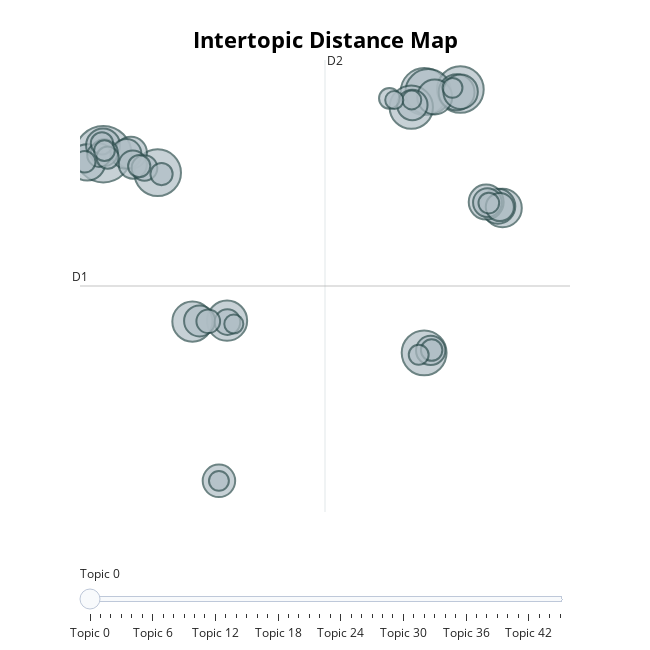

The code cell stored with this chart in its notebook:
### Code cell
# 부정 리뷰 토픽 관계도 시각화
topic_model_negative.visualize_topics()

### Figure 1 — Plotly figure (JSON) as saved in the notebook; plotly's stock layout.template omitted (floating-point values rounded to 4 significant figures; data arrays with more than 128 entries replaced by an {"elided": "..."} marker saying what was removed)
{"data": [{"customdata": {"elided": "46x3 mixed values"}, "hovertemplate": "<b>Topic %{customdata[0]}</b><br>%{customdata[1]}<br>Size: %{customdata[2]}", "legendgroup": "", "marker": {"color": "#B0BEC5", "line": {"color": "DarkSlateGrey", "width": 2}, "size": [97, 67, 66, 66, 63, 61, 57, 49, 49, 45, 40, 39, 37, 37, 37, 36, 35, 32, 31, 29, 28, 27, 26, 25, 24, 24, 22, 20, 20, 17, 17, 15, 15, 15, 15, 14, 14, 13, 13, 13, 12, 12, 12, 11, 11, 10], "sizemode": "area", "sizeref": 0.06062, "symbol": "circle"}, "mode": "markers", "name": "", "orientation": "v", "showlegend": false, "type": "scatter", "x": [1.321, 9.718, 10.66, 2.743, 9.823, 9.715, 9.379, 4.559, 3.652, 11.77, 0.9006, 10.56, 11.64, 9.992, 11.34, 10.67, 1.315, 4.346, 2.044, 3.839, 9.406, 1.927, 9.886, 11.37, 11.7, 2.093, 1.347, 2.398, 4.568, 4.066, 1.209, 1.285, 2.844, 1.434, 2.259, 0.8364, 9.911, 1.351, 11.41, 8.806, 9.573, 4.346, 10.46, 9.391, 4.735, 8.934], "xaxis": "x", "y": [8.588, 13.1, 13.25, 7.253, 13.07, -5.728, 11.97, -3.412, -3.476, 4.708, 7.996, 13.05, 4.832, 12.7, 5.136, 13.09, 9.208, -14.95, 8.685, -3.432, 12.12, 8.606, -5.557, 5.103, 4.779, 7.837, 8.701, 7.59, -3.509, -3.451, 8.524, 9.368, 7.156, 8.343, 7.726, 8.037, -5.532, 8.838, 5.067, 12.61, -5.869, -14.95, 13.37, 12.5, -3.648, 12.49], "yaxis": "y"}], "layout": {"annotations": [{"showarrow": false, "text": "D1", "x": 0.7109, "y": -0.9118, "yshift": 10}, {"showarrow": false, "text": "D2", "x": 7.121, "xshift": 10, "y": 15.37}], "height": 650, "hoverlabel": {"bgcolor": "white", "font": {"family": "Rockwell", "size": 16}}, "legend": {"itemsizing": "constant", "tracegroupgap": 0}, "margin": {"t": 60}, "shapes": [{"line": {"color": "#CFD8DC", "width": 2}, "type": "line", "x0": 7.121, "x1": 7.121, "y0": -17.2, "y1": 15.37}, {"line": {"color": "#9E9E9E", "width": 2}, "type": "line", "x0": 0.7109, "x1": 13.53, "y0": -0.9118, "y1": -0.9118}], "sliders": [{"active": 0, "pad": {"t": 50}, "steps": [{"args": [{"marker.color": [["red", "#B0BEC5", "#B0BEC5", "#B0BEC5", "#B0BEC5", "#B0BEC5", "#B0BEC5", "#B0BEC5", "#B0BEC5", "#B0BEC5", "#B0BEC5", "#B0BEC5", "#B0BEC5", "#B0BEC5", "#B0BEC5", "#B0BEC5", "#B0BEC5", "#B0BEC5", "#B0BEC5", "#B0BEC5", "#B0BEC5", "#B0BEC5", "#B0BEC5", "#B0BEC5", "#B0BEC5", "#B0BEC5", "#B0BEC5", "#B0BEC5", "#B0BEC5", "#B0BEC5", "#B0BEC5", "#B0BEC5", "#B0BEC5", "#B0BEC5", "#B0BEC5", "#B0BEC5", "#B0BEC5", "#B0BEC5", "#B0BEC5", "#B0BEC5", "#B0BEC5", "#B0BEC5", "#B0BEC5", "#B0BEC5", "#B0BEC5", "#B0BEC5"]]}], "label": "Topic 0", "method": "update"}, {"args": [{"marker.color": [["#B0BEC5", "red", "#B0BEC5", "#B0BEC5", "#B0BEC5", "#B0BEC5", "#B0BEC5", "#B0BEC5", "#B0BEC5", "#B0BEC5", "#B0BEC5", "#B0BEC5", "#B0BEC5", "#B0BEC5", "#B0BEC5", "#B0BEC5", "#B0BEC5", "#B0BEC5", "#B0BEC5", "#B0BEC5", "#B0BEC5", "#B0BEC5", "#B0BEC5", "#B0BEC5", "#B0BEC5", "#B0BEC5", "#B0BEC5", "#B0BEC5", "#B0BEC5", "#B0BEC5", "#B0BEC5", "#B0BEC5", "#B0BEC5", "#B0BEC5", "#B0BEC5", "#B0BEC5", "#B0BEC5", "#B0BEC5", "#B0BEC5", "#B0BEC5", "#B0BEC5", "#B0BEC5", "#B0BEC5", "#B0BEC5", "#B0BEC5", "#B0BEC5"]]}], "label": "Topic 1", "method": "update"}, {"args": [{"marker.color": [["#B0BEC5", "#B0BEC5", "red", "#B0BEC5", "#B0BEC5", "#B0BEC5", "#B0BEC5", "#B0BEC5", "#B0BEC5", "#B0BEC5", "#B0BEC5", "#B0BEC5", "#B0BEC5", "#B0BEC5", "#B0BEC5", "#B0BEC5", "#B0BEC5", "#B0BEC5", "#B0BEC5", "#B0BEC5", "#B0BEC5", "#B0BEC5", "#B0BEC5", "#B0BEC5", "#B0BEC5", "#B0BEC5", "#B0BEC5", "#B0BEC5", "#B0BEC5", "#B0BEC5", "#B0BEC5", "#B0BEC5", "#B0BEC5", "#B0BEC5", "#B0BEC5", "#B0BEC5", "#B0BEC5", "#B0BEC5", "#B0BEC5", "#B0BEC5", "#B0BEC5", "#B0BEC5", "#B0BEC5", "#B0BEC5", "#B0BEC5", "#B0BEC5"]]}], "label": "Topic 2", "method": "update"}, {"args": [{"marker.color": [["#B0BEC5", "#B0BEC5", "#B0BEC5", "red", "#B0BEC5", "#B0BEC5", "#B0BEC5", "#B0BEC5", "#B0BEC5", "#B0BEC5", "#B0BEC5", "#B0BEC5", "#B0BEC5", "#B0BEC5", "#B0BEC5", "#B0BEC5", "#B0BEC5", "#B0BEC5", "#B0BEC5", "#B0BEC5", "#B0BEC5", "#B0BEC5", "#B0BEC5", "#B0BEC5", "#B0BEC5", "#B0BEC5", "#B0BEC5", "#B0BEC5", "#B0BEC5", "#B0BEC5", "#B0BEC5", "#B0BEC5", "#B0BEC5", "#B0BEC5", "#B0BEC5", "#B0BEC5", "#B0BEC5", "#B0BEC5", "#B0BEC5", "#B0BEC5", "#B0BEC5", "#B0BEC5", "#B0BEC5", "#B0BEC5", "#B0BEC5", "#B0BEC5"]]}], "label": "Topic 3", "method": "update"}, {"args": [{"marker.color": [["#B0BEC5", "#B0BEC5", "#B0BEC5", "#B0BEC5", "red", "#B0BEC5", "#B0BEC5", "#B0BEC5", "#B0BEC5", "#B0BEC5", "#B0BEC5", "#B0BEC5", "#B0BEC5", "#B0BEC5", "#B0BEC5", "#B0BEC5", "#B0BEC5", "#B0BEC5", "#B0BEC5", "#B0BEC5", "#B0BEC5", "#B0BEC5", "#B0BEC5", "#B0BEC5", "#B0BEC5", "#B0BEC5", "#B0BEC5", "#B0BEC5", "#B0BEC5", "#B0BEC5", "#B0BEC5", "#B0BEC5", "#B0BEC5", "#B0BEC5", "#B0BEC5", "#B0BEC5", "#B0BEC5", "#B0BEC5", "#B0BEC5", "#B0BEC5", "#B0BEC5", "#B0BEC5", "#B0BEC5", "#B0BEC5", "#B0BEC5", "#B0BEC5"]]}], "label": "Topic 4", "method": "update"}, {"args": [{"marker.color": [["#B0BEC5", "#B0BEC5", "#B0BEC5", "#B0BEC5", "#B0BEC5", "red", "#B0BEC5", "#B0BEC5", "#B0BEC5", "#B0BEC5", "#B0BEC5", "#B0BEC5", "#B0BEC5", "#B0BEC5", "#B0BEC5", "#B0BEC5", "#B0BEC5", "#B0BEC5", "#B0BEC5", "#B0BEC5", "#B0BEC5", "#B0BEC5", "#B0BEC5", "#B0BEC5", "#B0BEC5", "#B0BEC5", "#B0BEC5", "#B0BEC5", "#B0BEC5", "#B0BEC5", "#B0BEC5", "#B0BEC5", "#B0BEC5", "#B0BEC5", "#B0BEC5", "#B0BEC5", "#B0BEC5", "#B0BEC5", "#B0BEC5", "#B0BEC5", "#B0BEC5", "#B0BEC5", "#B0BEC5", "#B0BEC5", "#B0BEC5", "#B0BEC5"]]}], "label": "Topic 5", "method": "update"}, {"args": [{"marker.color": [["#B0BEC5", "#B0BEC5", "#B0BEC5", "#B0BEC5", "#B0BEC5", "#B0BEC5", "red", "#B0BEC5", "#B0BEC5", "#B0BEC5", "#B0BEC5", "#B0BEC5", "#B0BEC5", "#B0BEC5", "#B0BEC5", "#B0BEC5", "#B0BEC5", "#B0BEC5", "#B0BEC5", "#B0BEC5", "#B0BEC5", "#B0BEC5", "#B0BEC5", "#B0BEC5", "#B0BEC5", "#B0BEC5", "#B0BEC5", "#B0BEC5", "#B0BEC5", "#B0BEC5", "#B0BEC5", "#B0BEC5", "#B0BEC5", "#B0BEC5", "#B0BEC5", "#B0BEC5", "#B0BEC5", "#B0BEC5", "#B0BEC5", "#B0BEC5", "#B0BEC5", "#B0BEC5", "#B0BEC5", "#B0BEC5", "#B0BEC5", "#B0BEC5"]]}], "label": "Topic 6", "method": "update"}, {"args": [{"marker.color": [["#B0BEC5", "#B0BEC5", "#B0BEC5", "#B0BEC5", "#B0BEC5", "#B0BEC5", "#B0BEC5", "red", "#B0BEC5", "#B0BEC5", "#B0BEC5", "#B0BEC5", "#B0BEC5", "#B0BEC5", "#B0BEC5", "#B0BEC5", "#B0BEC5", "#B0BEC5", "#B0BEC5", "#B0BEC5", "#B0BEC5", "#B0BEC5", "#B0BEC5", "#B0BEC5", "#B0BEC5", "#B0BEC5", "#B0BEC5", "#B0BEC5", "#B0BEC5", "#B0BEC5", "#B0BEC5", "#B0BEC5", "#B0BEC5", "#B0BEC5", "#B0BEC5", "#B0BEC5", "#B0BEC5", "#B0BEC5", "#B0BEC5", "#B0BEC5", "#B0BEC5", "#B0BEC5", "#B0BEC5", "#B0BEC5", "#B0BEC5", "#B0BEC5"]]}], "label": "Topic 7", "method": "update"}, {"args": [{"marker.color": [["#B0BEC5", "#B0BEC5", "#B0BEC5", "#B0BEC5", "#B0BEC5", "#B0BEC5", "#B0BEC5", "#B0BEC5", "red", "#B0BEC5", "#B0BEC5", "#B0BEC5", "#B0BEC5", "#B0BEC5", "#B0BEC5", "#B0BEC5", "#B0BEC5", "#B0BEC5", "#B0BEC5", "#B0BEC5", "#B0BEC5", "#B0BEC5", "#B0BEC5", "#B0BEC5", "#B0BEC5", "#B0BEC5", "#B0BEC5", "#B0BEC5", "#B0BEC5", "#B0BEC5", "#B0BEC5", "#B0BEC5", "#B0BEC5", "#B0BEC5", "#B0BEC5", "#B0BEC5", "#B0BEC5", "#B0BEC5", "#B0BEC5", "#B0BEC5", "#B0BEC5", "#B0BEC5", "#B0BEC5", "#B0BEC5", "#B0BEC5", "#B0BEC5"]]}], "label": "Topic 8", "method": "update"}, {"args": [{"marker.color": [["#B0BEC5", "#B0BEC5", "#B0BEC5", "#B0BEC5", "#B0BEC5", "#B0BEC5", "#B0BEC5", "#B0BEC5", "#B0BEC5", "red", "#B0BEC5", "#B0BEC5", "#B0BEC5", "#B0BEC5", "#B0BEC5", "#B0BEC5", "#B0BEC5", "#B0BEC5", "#B0BEC5", "#B0BEC5", "#B0BEC5", "#B0BEC5", "#B0BEC5", "#B0BEC5", "#B0BEC5", "#B0BEC5", "#B0BEC5", "#B0BEC5", "#B0BEC5", "#B0BEC5", "#B0BEC5", "#B0BEC5", "#B0BEC5", "#B0BEC5", "#B0BEC5", "#B0BEC5", "#B0BEC5", "#B0BEC5", "#B0BEC5", "#B0BEC5", "#B0BEC5", "#B0BEC5", "#B0BEC5", "#B0BEC5", "#B0BEC5", "#B0BEC5"]]}], "label": "Topic 9", "method": "update"}, {"args": [{"marker.color": [["#B0BEC5", "#B0BEC5", "#B0BEC5", "#B0BEC5", "#B0BEC5", "#B0BEC5", "#B0BEC5", "#B0BEC5", "#B0BEC5", "#B0BEC5", "red", "#B0BEC5", "#B0BEC5", "#B0BEC5", "#B0BEC5", "#B0BEC5", "#B0BEC5", "#B0BEC5", "#B0BEC5", "#B0BEC5", "#B0BEC5", "#B0BEC5", "#B0BEC5", "#B0BEC5", "#B0BEC5", "#B0BEC5", "#B0BEC5", "#B0BEC5", "#B0BEC5", "#B0BEC5", "#B0BEC5", "#B0BEC5", "#B0BEC5", "#B0BEC5", "#B0BEC5", "#B0BEC5", "#B0BEC5", "#B0BEC5", "#B0BEC5", "#B0BEC5", "#B0BEC5", "#B0BEC5", "#B0BEC5", "#B0BEC5", "#B0BEC5", "#B0BEC5"]]}], "label": "Topic 10", "method": "update"}, {"args": [{"marker.color": [["#B0BEC5", "#B0BEC5", "#B0BEC5", "#B0BEC5", "#B0BEC5", "#B0BEC5", "#B0BEC5", "#B0BEC5", "#B0BEC5", "#B0BEC5", "#B0BEC5", "red", "#B0BEC5", "#B0BEC5", "#B0BEC5", "#B0BEC5", "#B0BEC5", "#B0BEC5", "#B0BEC5", "#B0BEC5", "#B0BEC5", "#B0BEC5", "#B0BEC5", "#B0BEC5", "#B0BEC5", "#B0BEC5", "#B0BEC5", "#B0BEC5", "#B0BEC5", "#B0BEC5", "#B0BEC5", "#B0BEC5", "#B0BEC5", "#B0BEC5", "#B0BEC5", "#B0BEC5", "#B0BEC5", "#B0BEC5", "#B0BEC5", "#B0BEC5", "#B0BEC5", "#B0BEC5", "#B0BEC5", "#B0BEC5", "#B0BEC5", "#B0BEC5"]]}], "label": "Topic 11", "method": "update"}, {"args": [{"marker.color": [["#B0BEC5", "#B0BEC5", "#B0BEC5", "#B0BEC5", "#B0BEC5", "#B0BEC5", "#B0BEC5", "#B0BEC5", "#B0BEC5", "#B0BEC5", "#B0BEC5", "#B0BEC5", "red", "#B0BEC5", "#B0BEC5", "#B0BEC5", "#B0BEC5", "#B0BEC5", "#B0BEC5", "#B0BEC5", "#B0BEC5", "#B0BEC5", "#B0BEC5", "#B0BEC5", "#B0BEC5", "#B0BEC5", "#B0BEC5", "#B0BEC5", "#B0BEC5", "#B0BEC5", "#B0BEC5", "#B0BEC5", "#B0BEC5", "#B0BEC5", "#B0BEC5", "#B0BEC5", "#B0BEC5", "#B0BEC5", "#B0BEC5", "#B0BEC5", "#B0BEC5", "#B0BEC5", "#B0BEC5", "#B0BEC5", "#B0BEC5", "#B0BEC5"]]}], "label": "Topic 12", "method": "update"}, {"args": [{"marker.color": [["#B0BEC5", "#B0BEC5", "#B0BEC5", "#B0BEC5", "#B0BEC5", "#B0BEC5", "#B0BEC5", "#B0BEC5", "#B0BEC5", "#B0BEC5", "#B0BEC5", "#B0BEC5", "#B0BEC5", "red", "#B0BEC5", "#B0BEC5", "#B0BEC5", "#B0BEC5", "#B0BEC5", "#B0BEC5", "#B0BEC5", "#B0BEC5", "#B0BEC5", "#B0BEC5", "#B0BEC5", "#B0BEC5", "#B0BEC5", "#B0BEC5", "#B0BEC5", "#B0BEC5", "#B0BEC5", "#B0BEC5", "#B0BEC5", "#B0BEC5", "#B0BEC5", "#B0BEC5", "#B0BEC5", "#B0BEC5", "#B0BEC5", "#B0BEC5", "#B0BEC5", "#B0BEC5", "#B0BEC5", "#B0BEC5", "#B0BEC5", "#B0BEC5"]]}], "label": "Topic 13", "method": "update"}, {"args": [{"marker.color": [["#B0BEC5", "#B0BEC5", "#B0BEC5", "#B0BEC5", "#B0BEC5", "#B0BEC5", "#B0BEC5", "#B0BEC5", "#B0BEC5", "#B0BEC5", "#B0BEC5", "#B0BEC5", "#B0BEC5", "#B0BEC5", "red", "#B0BEC5", "#B0BEC5", "#B0BEC5", "#B0BEC5", "#B0BEC5", "#B0BEC5", "#B0BEC5", "#B0BEC5", "#B0BEC5", "#B0BEC5", "#B0BEC5", "#B0BEC5", "#B0BEC5", "#B0BEC5", "#B0BEC5", "#B0BEC5", "#B0BEC5", "#B0BEC5", "#B0BEC5", "#B0BEC5", "#B0BEC5", "#B0BEC5", "#B0BEC5", "#B0BEC5", "#B0BEC5", "#B0BEC5", "#B0BEC5", "#B0BEC5", "#B0BEC5", "#B0BEC5", "#B0BEC5"]]}], "label": "Topic 14", "method": "update"}, {"args": [{"marker.color": [["#B0BEC5", "#B0BEC5", "#B0BEC5", "#B0BEC5", "#B0BEC5", "#B0BEC5", "#B0BEC5", "#B0BEC5", "#B0BEC5", "#B0BEC5", "#B0BEC5", "#B0BEC5", "#B0BEC5", "#B0BEC5", "#B0BEC5", "red", "#B0BEC5", "#B0BEC5", "#B0BEC5", "#B0BEC5", "#B0BEC5", "#B0BEC5", "#B0BEC5", "#B0BEC5", "#B0BEC5", "#B0BEC5", "#B0BEC5", "#B0BEC5", "#B0BEC5", "#B0BEC5", "#B0BEC5", "#B0BEC5", "#B0BEC5", "#B0BEC5", "#B0BEC5", "#B0BEC5", "#B0BEC5", "#B0BEC5", "#B0BEC5", "#B0BEC5", "#B0BEC5", "#B0BEC5", "#B0BEC5", "#B0BEC5", "#B0BEC5", "#B0BEC5"]]}], "label": "Topic 15", "method": "update"}, {"args": [{"marker.color": [["#B0BEC5", "#B0BEC5", "#B0BEC5", "#B0BEC5", "#B0BEC5", "#B0BEC5", "#B0BEC5", "#B0BEC5", "#B0BEC5", "#B0BEC5", "#B0BEC5", "#B0BEC5", "#B0BEC5", "#B0BEC5", "#B0BEC5", "#B0BEC5", "red", "#B0BEC5", "#B0BEC5", "#B0BEC5", "#B0BEC5", "#B0BEC5", "#B0BEC5", "#B0BEC5", "#B0BEC5", "#B0BEC5", "#B0BEC5", "#B0BEC5", "#B0BEC5", "#B0BEC5", "#B0BEC5", "#B0BEC5", "#B0BEC5", "#B0BEC5", "#B0BEC5", "#B0BEC5", "#B0BEC5", "#B0BEC5", "#B0BEC5", "#B0BEC5", "#B0BEC5", "#B0BEC5", "#B0BEC5", "#B0BEC5", "#B0BEC5", "#B0BEC5"]]}], "label": "Topic 16", "method": "update"}, {"args": [{"marker.color": [["#B0BEC5", "#B0BEC5", "#B0BEC5", "#B0BEC5", "#B0BEC5", "#B0BEC5", "#B0BEC5", "#B0BEC5", "#B0BEC5", "#B0BEC5", "#B0BEC5", "#B0BEC5", "#B0BEC5", "#B0BEC5", "#B0BEC5", "#B0BEC5", "#B0BEC5", "red", "#B0BEC5", "#B0BEC5", "#B0BEC5", "#B0BEC5", "#B0BEC5", "#B0BEC5", "#B0BEC5", "#B0BEC5", "#B0BEC5", "#B0BEC5", "#B0BEC5", "#B0BEC5", "#B0BEC5", "#B0BEC5", "#B0BEC5", "#B0BEC5", "#B0BEC5", "#B0BEC5", "#B0BEC5", "#B0BEC5", "#B0BEC5", "#B0BEC5", "#B0BEC5", "#B0BEC5", "#B0BEC5", "#B0BEC5", "#B0BEC5", "#B0BEC5"]]}], "label": "Topic 17", "method": "update"}, {"args": [{"marker.color": [["#B0BEC5", "#B0BEC5", "#B0BEC5", "#B0BEC5", "#B0BEC5", "#B0BEC5", "#B0BEC5", "#B0BEC5", "#B0BEC5", "#B0BEC5", "#B0BEC5", "#B0BEC5", "#B0BEC5", "#B0BEC5", "#B0BEC5", "#B0BEC5", "#B0BEC5", "#B0BEC5", "red", "#B0BEC5", "#B0BEC5", "#B0BEC5", "#B0BEC5", "#B0BEC5", "#B0BEC5", "#B0BEC5", "#B0BEC5", "#B0BEC5", "#B0BEC5", "#B0BEC5", "#B0BEC5", "#B0BEC5", "#B0BEC5", "#B0BEC5", "#B0BEC5", "#B0BEC5", "#B0BEC5", "#B0BEC5", "#B0BEC5", "#B0BEC5", "#B0BEC5", "#B0BEC5", "#B0BEC5", "#B0BEC5", "#B0BEC5", "#B0BEC5"]]}], "label": "Topic 18", "method": "update"}, {"args": [{"marker.color": [["#B0BEC5", "#B0BEC5", "#B0BEC5", "#B0BEC5", "#B0BEC5", "#B0BEC5", "#B0BEC5", "#B0BEC5", "#B0BEC5", "#B0BEC5", "#B0BEC5", "#B0BEC5", "#B0BEC5", "#B0BEC5", "#B0BEC5", "#B0BEC5", "#B0BEC5", "#B0BEC5", "#B0BEC5", "red", "#B0BEC5", "#B0BEC5", "#B0BEC5", "#B0BEC5", "#B0BEC5", "#B0BEC5", "#B0BEC5", "#B0BEC5", "#B0BEC5", "#B0BEC5", "#B0BEC5", "#B0BEC5", "#B0BEC5", "#B0BEC5", "#B0BEC5", "#B0BEC5", "#B0BEC5", "#B0BEC5", "#B0BEC5", "#B0BEC5", "#B0BEC5", "#B0BEC5", "#B0BEC5", "#B0BEC5", "#B0BEC5", "#B0BEC5"]]}], "label": "Topic 19", "method": "update"}, {"args": [{"marker.color": [["#B0BEC5", "#B0BEC5", "#B0BEC5", "#B0BEC5", "#B0BEC5", "#B0BEC5", "#B0BEC5", "#B0BEC5", "#B0BEC5", "#B0BEC5", "#B0BEC5", "#B0BEC5", "#B0BEC5", "#B0BEC5", "#B0BEC5", "#B0BEC5", "#B0BEC5", "#B0BEC5", "#B0BEC5", "#B0BEC5", "red", "#B0BEC5", "#B0BEC5", "#B0BEC5", "#B0BEC5", "#B0BEC5", "#B0BEC5", "#B0BEC5", "#B0BEC5", "#B0BEC5", "#B0BEC5", "#B0BEC5", "#B0BEC5", "#B0BEC5", "#B0BEC5", "#B0BEC5", "#B0BEC5", "#B0BEC5", "#B0BEC5", "#B0BEC5", "#B0BEC5", "#B0BEC5", "#B0BEC5", "#B0BEC5", "#B0BEC5", "#B0BEC5"]]}], "label": "Topic 20", "method": "update"}, {"args": [{"marker.color": [["#B0BEC5", "#B0BEC5", "#B0BEC5", "#B0BEC5", "#B0BEC5", "#B0BEC5", "#B0BEC5", "#B0BEC5", "#B0BEC5", "#B0BEC5", "#B0BEC5", "#B0BEC5", "#B0BEC5", "#B0BEC5", "#B0BEC5", "#B0BEC5", "#B0BEC5", "#B0BEC5", "#B0BEC5", "#B0BEC5", "#B0BEC5", "red", "#B0BEC5", "#B0BEC5", "#B0BEC5", "#B0BEC5", "#B0BEC5", "#B0BEC5", "#B0BEC5", "#B0BEC5", "#B0BEC5", "#B0BEC5", "#B0BEC5", "#B0BEC5", "#B0BEC5", "#B0BEC5", "#B0BEC5", "#B0BEC5", "#B0BEC5", "#B0BEC5", "#B0BEC5", "#B0BEC5", "#B0BEC5", "#B0BEC5", "#B0BEC5", "#B0BEC5"]]}], "label": "Topic 21", "method": "update"}, {"args": [{"marker.color": [["#B0BEC5", "#B0BEC5", "#B0BEC5", "#B0BEC5", "#B0BEC5", "#B0BEC5", "#B0BEC5", "#B0BEC5", "#B0BEC5", "#B0BEC5", "#B0BEC5", "#B0BEC5", "#B0BEC5", "#B0BEC5", "#B0BEC5", "#B0BEC5", "#B0BEC5", "#B0BEC5", "#B0BEC5", "#B0BEC5", "#B0BEC5", "#B0BEC5", "red", "#B0BEC5", "#B0BEC5", "#B0BEC5", "#B0BEC5", "#B0BEC5", "#B0BEC5", "#B0BEC5", "#B0BEC5", "#B0BEC5", "#B0BEC5", "#B0BEC5", "#B0BEC5", "#B0BEC5", "#B0BEC5", "#B0BEC5", "#B0BEC5", "#B0BEC5", "#B0BEC5", "#B0BEC5", "#B0BEC5", "#B0BEC5", "#B0BEC5", "#B0BEC5"]]}], "label": "Topic 22", "method": "update"}, {"args": [{"marker.color": [["#B0BEC5", "#B0BEC5", "#B0BEC5", "#B0BEC5", "#B0BEC5", "#B0BEC5", "#B0BEC5", "#B0BEC5", "#B0BEC5", "#B0BEC5", "#B0BEC5", "#B0BEC5", "#B0BEC5", "#B0BEC5", "#B0BEC5", "#B0BEC5", "#B0BEC5", "#B0BEC5", "#B0BEC5", "#B0BEC5", "#B0BEC5", "#B0BEC5", "#B0BEC5", "red", "#B0BEC5", "#B0BEC5", "#B0BEC5", "#B0BEC5", "#B0BEC5", "#B0BEC5", "#B0BEC5", "#B0BEC5", "#B0BEC5", "#B0BEC5", "#B0BEC5", "#B0BEC5", "#B0BEC5", "#B0BEC5", "#B0BEC5", "#B0BEC5", "#B0BEC5", "#B0BEC5", "#B0BEC5", "#B0BEC5", "#B0BEC5", "#B0BEC5"]]}], "label": "Topic 23", "method": "update"}, {"args": [{"marker.color": [["#B0BEC5", "#B0BEC5", "#B0BEC5", "#B0BEC5", "#B0BEC5", "#B0BEC5", "#B0BEC5", "#B0BEC5", "#B0BEC5", "#B0BEC5", "#B0BEC5", "#B0BEC5", "#B0BEC5", "#B0BEC5", "#B0BEC5", "#B0BEC5", "#B0BEC5", "#B0BEC5", "#B0BEC5", "#B0BEC5", "#B0BEC5", "#B0BEC5", "#B0BEC5", "#B0BEC5", "red", "#B0BEC5", "#B0BEC5", "#B0BEC5", "#B0BEC5", "#B0BEC5", "#B0BEC5", "#B0BEC5", "#B0BEC5", "#B0BEC5", "#B0BEC5", "#B0BEC5", "#B0BEC5", "#B0BEC5", "#B0BEC5", "#B0BEC5", "#B0BEC5", "#B0BEC5", "#B0BEC5", "#B0BEC5", "#B0BEC5", "#B0BEC5"]]}], "label": "Topic 24", "method": "update"}, {"args": [{"marker.color": [["#B0BEC5", "#B0BEC5", "#B0BEC5", "#B0BEC5", "#B0BEC5", "#B0BEC5", "#B0BEC5", "#B0BEC5", "#B0BEC5", "#B0BEC5", "#B0BEC5", "#B0BEC5", "#B0BEC5", "#B0BEC5", "#B0BEC5", "#B0BEC5", "#B0BEC5", "#B0BEC5", "#B0BEC5", "#B0BEC5", "#B0BEC5", "#B0BEC5", "#B0BEC5", "#B0BEC5", "#B0BEC5", "red", "#B0BEC5", "#B0BEC5", "#B0BEC5", "#B0BEC5", "#B0BEC5", "#B0BEC5", "#B0BEC5", "#B0BEC5", "#B0BEC5", "#B0BEC5", "#B0BEC5", "#B0BEC5", "#B0BEC5", "#B0BEC5", "#B0BEC5", "#B0BEC5", "#B0BEC5", "#B0BEC5", "#B0BEC5", "#B0BEC5"]]}], "label": "Topic 25", "method": "update"}, {"args": [{"marker.color": [["#B0BEC5", "#B0BEC5", "#B0BEC5", "#B0BEC5", "#B0BEC5", "#B0BEC5", "#B0BEC5", "#B0BEC5", "#B0BEC5", "#B0BEC5", "#B0BEC5", "#B0BEC5", "#B0BEC5", "#B0BEC5", "#B0BEC5", "#B0BEC5", "#B0BEC5", "#B0BEC5", "#B0BEC5", "#B0BEC5", "#B0BEC5", "#B0BEC5", "#B0BEC5", "#B0BEC5", "#B0BEC5", "#B0BEC5", "red", "#B0BEC5", "#B0BEC5", "#B0BEC5", "#B0BEC5", "#B0BEC5", "#B0BEC5", "#B0BEC5", "#B0BEC5", "#B0BEC5", "#B0BEC5", "#B0BEC5", "#B0BEC5", "#B0BEC5", "#B0BEC5", "#B0BEC5", "#B0BEC5", "#B0BEC5", "#B0BEC5", "#B0BEC5"]]}], "label": "Topic 26", "method": "update"}, {"args": [{"marker.color": [["#B0BEC5", "#B0BEC5", "#B0BEC5", "#B0BEC5", "#B0BEC5", "#B0BEC5", "#B0BEC5", "#B0BEC5", "#B0BEC5", "#B0BEC5", "#B0BEC5", "#B0BEC5", "#B0BEC5", "#B0BEC5", "#B0BEC5", "#B0BEC5", "#B0BEC5", "#B0BEC5", "#B0BEC5", "#B0BEC5", "#B0BEC5", "#B0BEC5", "#B0BEC5", "#B0BEC5", "#B0BEC5", "#B0BEC5", "#B0BEC5", "red", "#B0BEC5", "#B0BEC5", "#B0BEC5", "#B0BEC5", "#B0BEC5", "#B0BEC5", "#B0BEC5", "#B0BEC5", "#B0BEC5", "#B0BEC5", "#B0BEC5", "#B0BEC5", "#B0BEC5", "#B0BEC5", "#B0BEC5", "#B0BEC5", "#B0BEC5", "#B0BEC5"]]}], "label": "Topic 27", "method": "update"}, {"args": [{"marker.color": [["#B0BEC5", "#B0BEC5", "#B0BEC5", "#B0BEC5", "#B0BEC5", "#B0BEC5", "#B0BEC5", "#B0BEC5", "#B0BEC5", "#B0BEC5", "#B0BEC5", "#B0BEC5", "#B0BEC5", "#B0BEC5", "#B0BEC5", "#B0BEC5", "#B0BEC5", "#B0BEC5", "#B0BEC5", "#B0BEC5", "#B0BEC5", "#B0BEC5", "#B0BEC5", "#B0BEC5", "#B0BEC5", "#B0BEC5", "#B0BEC5", "#B0BEC5", "red", "#B0BEC5", "#B0BEC5", "#B0BEC5", "#B0BEC5", "#B0BEC5", "#B0BEC5", "#B0BEC5", "#B0BEC5", "#B0BEC5", "#B0BEC5", "#B0BEC5", "#B0BEC5", "#B0BEC5", "#B0BEC5", "#B0BEC5", "#B0BEC5", "#B0BEC5"]]}], "label": "Topic 28", "method": "update"}, {"args": [{"marker.color": [["#B0BEC5", "#B0BEC5", "#B0BEC5", "#B0BEC5", "#B0BEC5", "#B0BEC5", "#B0BEC5", "#B0BEC5", "#B0BEC5", "#B0BEC5", "#B0BEC5", "#B0BEC5", "#B0BEC5", "#B0BEC5", "#B0BEC5", "#B0BEC5", "#B0BEC5", "#B0BEC5", "#B0BEC5", "#B0BEC5", "#B0BEC5", "#B0BEC5", "#B0BEC5", "#B0BEC5", "#B0BEC5", "#B0BEC5", "#B0BEC5", "#B0BEC5", "#B0BEC5", "red", "#B0BEC5", "#B0BEC5", "#B0BEC5", "#B0BEC5", "#B0BEC5", "#B0BEC5", "#B0BEC5", "#B0BEC5", "#B0BEC5", "#B0BEC5", "#B0BEC5", "#B0BEC5", "#B0BEC5", "#B0BEC5", "#B0BEC5", "#B0BEC5"]]}], "label": "Topic 29", "method": "update"}, {"args": [{"marker.color": [["#B0BEC5", "#B0BEC5", "#B0BEC5", "#B0BEC5", "#B0BEC5", "#B0BEC5", "#B0BEC5", "#B0BEC5", "#B0BEC5", "#B0BEC5", "#B0BEC5", "#B0BEC5", "#B0BEC5", "#B0BEC5", "#B0BEC5", "#B0BEC5", "#B0BEC5", "#B0BEC5", "#B0BEC5", "#B0BEC5", "#B0BEC5", "#B0BEC5", "#B0BEC5", "#B0BEC5", "#B0BEC5", "#B0BEC5", "#B0BEC5", "#B0BEC5", "#B0BEC5", "#B0BEC5", "red", "#B0BEC5", "#B0BEC5", "#B0BEC5", "#B0BEC5", "#B0BEC5", "#B0BEC5", "#B0BEC5", "#B0BEC5", "#B0BEC5", "#B0BEC5", "#B0BEC5", "#B0BEC5", "#B0BEC5", "#B0BEC5", "#B0BEC5"]]}], "label": "Topic 30", "method": "update"}, {"args": [{"marker.color": [["#B0BEC5", "#B0BEC5", "#B0BEC5", "#B0BEC5", "#B0BEC5", "#B0BEC5", "#B0BEC5", "#B0BEC5", "#B0BEC5", "#B0BEC5", "#B0BEC5", "#B0BEC5", "#B0BEC5", "#B0BEC5", "#B0BEC5", "#B0BEC5", "#B0BEC5", "#B0BEC5", "#B0BEC5", "#B0BEC5", "#B0BEC5", "#B0BEC5", "#B0BEC5", "#B0BEC5", "#B0BEC5", "#B0BEC5", "#B0BEC5", "#B0BEC5", "#B0BEC5", "#B0BEC5", "#B0BEC5", "red", "#B0BEC5", "#B0BEC5", "#B0BEC5", "#B0BEC5", "#B0BEC5", "#B0BEC5", "#B0BEC5", "#B0BEC5", "#B0BEC5", "#B0BEC5", "#B0BEC5", "#B0BEC5", "#B0BEC5", "#B0BEC5"]]}], "label": "Topic 31", "method": "update"}, {"args": [{"marker.color": [["#B0BEC5", "#B0BEC5", "#B0BEC5", "#B0BEC5", "#B0BEC5", "#B0BEC5", "#B0BEC5", "#B0BEC5", "#B0BEC5", "#B0BEC5", "#B0BEC5", "#B0BEC5", "#B0BEC5", "#B0BEC5", "#B0BEC5", "#B0BEC5", "#B0BEC5", "#B0BEC5", "#B0BEC5", "#B0BEC5", "#B0BEC5", "#B0BEC5", "#B0BEC5", "#B0BEC5", "#B0BEC5", "#B0BEC5", "#B0BEC5", "#B0BEC5", "#B0BEC5", "#B0BEC5", "#B0BEC5", "#B0BEC5", "red", "#B0BEC5", "#B0BEC5", "#B0BEC5", "#B0BEC5", "#B0BEC5", "#B0BEC5", "#B0BEC5", "#B0BEC5", "#B0BEC5", "#B0BEC5", "#B0BEC5", "#B0BEC5", "#B0BEC5"]]}], "label": "Topic 32", "method": "update"}, {"args": [{"marker.color": [["#B0BEC5", "#B0BEC5", "#B0BEC5", "#B0BEC5", "#B0BEC5", "#B0BEC5", "#B0BEC5", "#B0BEC5", "#B0BEC5", "#B0BEC5", "#B0BEC5", "#B0BEC5", "#B0BEC5", "#B0BEC5", "#B0BEC5", "#B0BEC5", "#B0BEC5", "#B0BEC5", "#B0BEC5", "#B0BEC5", "#B0BEC5", "#B0BEC5", "#B0BEC5", "#B0BEC5", "#B0BEC5", "#B0BEC5", "#B0BEC5", "#B0BEC5", "#B0BEC5", "#B0BEC5", "#B0BEC5", "#B0BEC5", "#B0BEC5", "red", "#B0BEC5", "#B0BEC5", "#B0BEC5", "#B0BEC5", "#B0BEC5", "#B0BEC5", "#B0BEC5", "#B0BEC5", "#B0BEC5", "#B0BEC5", "#B0BEC5", "#B0BEC5"]]}], "label": "Topic 33", "method": "update"}, {"args": [{"marker.color": [["#B0BEC5", "#B0BEC5", "#B0BEC5", "#B0BEC5", "#B0BEC5", "#B0BEC5", "#B0BEC5", "#B0BEC5", "#B0BEC5", "#B0BEC5", "#B0BEC5", "#B0BEC5", "#B0BEC5", "#B0BEC5", "#B0BEC5", "#B0BEC5", "#B0BEC5", "#B0BEC5", "#B0BEC5", "#B0BEC5", "#B0BEC5", "#B0BEC5", "#B0BEC5", "#B0BEC5", "#B0BEC5", "#B0BEC5", "#B0BEC5", "#B0BEC5", "#B0BEC5", "#B0BEC5", "#B0BEC5", "#B0BEC5", "#B0BEC5", "#B0BEC5", "red", "#B0BEC5", "#B0BEC5", "#B0BEC5", "#B0BEC5", "#B0BEC5", "#B0BEC5", "#B0BEC5", "#B0BEC5", "#B0BEC5", "#B0BEC5", "#B0BEC5"]]}], "label": "Topic 34", "method": "update"}, {"args": [{"marker.color": [["#B0BEC5", "#B0BEC5", "#B0BEC5", "#B0BEC5", "#B0BEC5", "#B0BEC5", "#B0BEC5", "#B0BEC5", "#B0BEC5", "#B0BEC5", "#B0BEC5", "#B0BEC5", "#B0BEC5", "#B0BEC5", "#B0BEC5", "#B0BEC5", "#B0BEC5", "#B0BEC5", "#B0BEC5", "#B0BEC5", "#B0BEC5", "#B0BEC5", "#B0BEC5", "#B0BEC5", "#B0BEC5", "#B0BEC5", "#B0BEC5", "#B0BEC5", "#B0BEC5", "#B0BEC5", "#B0BEC5", "#B0BEC5", "#B0BEC5", "#B0BEC5", "#B0BEC5", "red", "#B0BEC5", "#B0BEC5", "#B0BEC5", "#B0BEC5", "#B0BEC5", "#B0BEC5", "#B0BEC5", "#B0BEC5", "#B0BEC5", "#B0BEC5"]]}], "label": "Topic 35", "method": "update"}, {"args": [{"marker.color": [["#B0BEC5", "#B0BEC5", "#B0BEC5", "#B0BEC5", "#B0BEC5", "#B0BEC5", "#B0BEC5", "#B0BEC5", "#B0BEC5", "#B0BEC5", "#B0BEC5", "#B0BEC5", "#B0BEC5", "#B0BEC5", "#B0BEC5", "#B0BEC5", "#B0BEC5", "#B0BEC5", "#B0BEC5", "#B0BEC5", "#B0BEC5", "#B0BEC5", "#B0BEC5", "#B0BEC5", "#B0BEC5", "#B0BEC5", "#B0BEC5", "#B0BEC5", "#B0BEC5", "#B0BEC5", "#B0BEC5", "#B0BEC5", "#B0BEC5", "#B0BEC5", "#B0BEC5", "#B0BEC5", "red", "#B0BEC5", "#B0BEC5", "#B0BEC5", "#B0BEC5", "#B0BEC5", "#B0BEC5", "#B0BEC5", "#B0BEC5", "#B0BEC5"]]}], "label": "Topic 36", "method": "update"}, {"args": [{"marker.color": [["#B0BEC5", "#B0BEC5", "#B0BEC5", "#B0BEC5", "#B0BEC5", "#B0BEC5", "#B0BEC5", "#B0BEC5", "#B0BEC5", "#B0BEC5", "#B0BEC5", "#B0BEC5", "#B0BEC5", "#B0BEC5", "#B0BEC5", "#B0BEC5", "#B0BEC5", "#B0BEC5", "#B0BEC5", "#B0BEC5", "#B0BEC5", "#B0BEC5", "#B0BEC5", "#B0BEC5", "#B0BEC5", "#B0BEC5", "#B0BEC5", "#B0BEC5", "#B0BEC5", "#B0BEC5", "#B0BEC5", "#B0BEC5", "#B0BEC5", "#B0BEC5", "#B0BEC5", "#B0BEC5", "#B0BEC5", "red", "#B0BEC5", "#B0BEC5", "#B0BEC5", "#B0BEC5", "#B0BEC5", "#B0BEC5", "#B0BEC5", "#B0BEC5"]]}], "label": "Topic 37", "method": "update"}, {"args": [{"marker.color": [["#B0BEC5", "#B0BEC5", "#B0BEC5", "#B0BEC5", "#B0BEC5", "#B0BEC5", "#B0BEC5", "#B0BEC5", "#B0BEC5", "#B0BEC5", "#B0BEC5", "#B0BEC5", "#B0BEC5", "#B0BEC5", "#B0BEC5", "#B0BEC5", "#B0BEC5", "#B0BEC5", "#B0BEC5", "#B0BEC5", "#B0BEC5", "#B0BEC5", "#B0BEC5", "#B0BEC5", "#B0BEC5", "#B0BEC5", "#B0BEC5", "#B0BEC5", "#B0BEC5", "#B0BEC5", "#B0BEC5", "#B0BEC5", "#B0BEC5", "#B0BEC5", "#B0BEC5", "#B0BEC5", "#B0BEC5", "#B0BEC5", "red", "#B0BEC5", "#B0BEC5", "#B0BEC5", "#B0BEC5", "#B0BEC5", "#B0BEC5", "#B0BEC5"]]}], "label": "Topic 38", "method": "update"}, {"args": [{"marker.color": [["#B0BEC5", "#B0BEC5", "#B0BEC5", "#B0BEC5", "#B0BEC5", "#B0BEC5", "#B0BEC5", "#B0BEC5", "#B0BEC5", "#B0BEC5", "#B0BEC5", "#B0BEC5", "#B0BEC5", "#B0BEC5", "#B0BEC5", "#B0BEC5", "#B0BEC5", "#B0BEC5", "#B0BEC5", "#B0BEC5", "#B0BEC5", "#B0BEC5", "#B0BEC5", "#B0BEC5", "#B0BEC5", "#B0BEC5", "#B0BEC5", "#B0BEC5", "#B0BEC5", "#B0BEC5", "#B0BEC5", "#B0BEC5", "#B0BEC5", "#B0BEC5", "#B0BEC5", "#B0BEC5", "#B0BEC5", "#B0BEC5", "#B0BEC5", "red", "#B0BEC5", "#B0BEC5", "#B0BEC5", "#B0BEC5", "#B0BEC5", "#B0BEC5"]]}], "label": "Topic 39", "method": "update"}, {"args": [{"marker.color": [["#B0BEC5", "#B0BEC5", "#B0BEC5", "#B0BEC5", "#B0BEC5", "#B0BEC5", "#B0BEC5", "#B0BEC5", "#B0BEC5", "#B0BEC5", "#B0BEC5", "#B0BEC5", "#B0BEC5", "#B0BEC5", "#B0BEC5", "#B0BEC5", "#B0BEC5", "#B0BEC5", "#B0BEC5", "#B0BEC5", "#B0BEC5", "#B0BEC5", "#B0BEC5", "#B0BEC5", "#B0BEC5", "#B0BEC5", "#B0BEC5", "#B0BEC5", "#B0BEC5", "#B0BEC5", "#B0BEC5", "#B0BEC5", "#B0BEC5", "#B0BEC5", "#B0BEC5", "#B0BEC5", "#B0BEC5", "#B0BEC5", "#B0BEC5", "#B0BEC5", "red", "#B0BEC5", "#B0BEC5", "#B0BEC5", "#B0BEC5", "#B0BEC5"]]}], "label": "Topic 40", "method": "update"}, {"args": [{"marker.color": [["#B0BEC5", "#B0BEC5", "#B0BEC5", "#B0BEC5", "#B0BEC5", "#B0BEC5", "#B0BEC5", "#B0BEC5", "#B0BEC5", "#B0BEC5", "#B0BEC5", "#B0BEC5", "#B0BEC5", "#B0BEC5", "#B0BEC5", "#B0BEC5", "#B0BEC5", "#B0BEC5", "#B0BEC5", "#B0BEC5", "#B0BEC5", "#B0BEC5", "#B0BEC5", "#B0BEC5", "#B0BEC5", "#B0BEC5", "#B0BEC5", "#B0BEC5", "#B0BEC5", "#B0BEC5", "#B0BEC5", "#B0BEC5", "#B0BEC5", "#B0BEC5", "#B0BEC5", "#B0BEC5", "#B0BEC5", "#B0BEC5", "#B0BEC5", "#B0BEC5", "#B0BEC5", "red", "#B0BEC5", "#B0BEC5", "#B0BEC5", "#B0BEC5"]]}], "label": "Topic 41", "method": "update"}, {"args": [{"marker.color": [["#B0BEC5", "#B0BEC5", "#B0BEC5", "#B0BEC5", "#B0BEC5", "#B0BEC5", "#B0BEC5", "#B0BEC5", "#B0BEC5", "#B0BEC5", "#B0BEC5", "#B0BEC5", "#B0BEC5", "#B0BEC5", "#B0BEC5", "#B0BEC5", "#B0BEC5", "#B0BEC5", "#B0BEC5", "#B0BEC5", "#B0BEC5", "#B0BEC5", "#B0BEC5", "#B0BEC5", "#B0BEC5", "#B0BEC5", "#B0BEC5", "#B0BEC5", "#B0BEC5", "#B0BEC5", "#B0BEC5", "#B0BEC5", "#B0BEC5", "#B0BEC5", "#B0BEC5", "#B0BEC5", "#B0BEC5", "#B0BEC5", "#B0BEC5", "#B0BEC5", "#B0BEC5", "#B0BEC5", "red", "#B0BEC5", "#B0BEC5", "#B0BEC5"]]}], "label": "Topic 42", "method": "update"}, {"args": [{"marker.color": [["#B0BEC5", "#B0BEC5", "#B0BEC5", "#B0BEC5", "#B0BEC5", "#B0BEC5", "#B0BEC5", "#B0BEC5", "#B0BEC5", "#B0BEC5", "#B0BEC5", "#B0BEC5", "#B0BEC5", "#B0BEC5", "#B0BEC5", "#B0BEC5", "#B0BEC5", "#B0BEC5", "#B0BEC5", "#B0BEC5", "#B0BEC5", "#B0BEC5", "#B0BEC5", "#B0BEC5", "#B0BEC5", "#B0BEC5", "#B0BEC5", "#B0BEC5", "#B0BEC5", "#B0BEC5", "#B0BEC5", "#B0BEC5", "#B0BEC5", "#B0BEC5", "#B0BEC5", "#B0BEC5", "#B0BEC5", "#B0BEC5", "#B0BEC5", "#B0BEC5", "#B0BEC5", "#B0BEC5", "#B0BEC5", "red", "#B0BEC5", "#B0BEC5"]]}], "label": "Topic 43", "method": "update"}, {"args": [{"marker.color": [["#B0BEC5", "#B0BEC5", "#B0BEC5", "#B0BEC5", "#B0BEC5", "#B0BEC5", "#B0BEC5", "#B0BEC5", "#B0BEC5", "#B0BEC5", "#B0BEC5", "#B0BEC5", "#B0BEC5", "#B0BEC5", "#B0BEC5", "#B0BEC5", "#B0BEC5", "#B0BEC5", "#B0BEC5", "#B0BEC5", "#B0BEC5", "#B0BEC5", "#B0BEC5", "#B0BEC5", "#B0BEC5", "#B0BEC5", "#B0BEC5", "#B0BEC5", "#B0BEC5", "#B0BEC5", "#B0BEC5", "#B0BEC5", "#B0BEC5", "#B0BEC5", "#B0BEC5", "#B0BEC5", "#B0BEC5", "#B0BEC5", "#B0BEC5", "#B0BEC5", "#B0BEC5", "#B0BEC5", "#B0BEC5", "#B0BEC5", "red", "#B0BEC5"]]}], "label": "Topic 44", "method": "update"}, {"args": [{"marker.color": [["#B0BEC5", "#B0BEC5", "#B0BEC5", "#B0BEC5", "#B0BEC5", "#B0BEC5", "#B0BEC5", "#B0BEC5", "#B0BEC5", "#B0BEC5", "#B0BEC5", "#B0BEC5", "#B0BEC5", "#B0BEC5", "#B0BEC5", "#B0BEC5", "#B0BEC5", "#B0BEC5", "#B0BEC5", "#B0BEC5", "#B0BEC5", "#B0BEC5", "#B0BEC5", "#B0BEC5", "#B0BEC5", "#B0BEC5", "#B0BEC5", "#B0BEC5", "#B0BEC5", "#B0BEC5", "#B0BEC5", "#B0BEC5", "#B0BEC5", "#B0BEC5", "#B0BEC5", "#B0BEC5", "#B0BEC5", "#B0BEC5", "#B0BEC5", "#B0BEC5", "#B0BEC5", "#B0BEC5", "#B0BEC5", "#B0BEC5", "#B0BEC5", "red"]]}], "label": "Topic 45", "method": "update"}]}], "title": {"font": {"color": "Black", "size": 22}, "text": "<b>Intertopic Distance Map</b>", "x": 0.5, "xanchor": "center", "y": 0.95, "yanchor": "top"}, "width": 650, "xaxis": {"anchor": "y", "domain": [0, 1], "range": [0.7109, 13.53], "title": {"text": ""}, "visible": false}, "yaxis": {"anchor": "x", "domain": [0, 1], "range": [-17.2, 15.37], "title": {"text": ""}, "visible": false}}}
